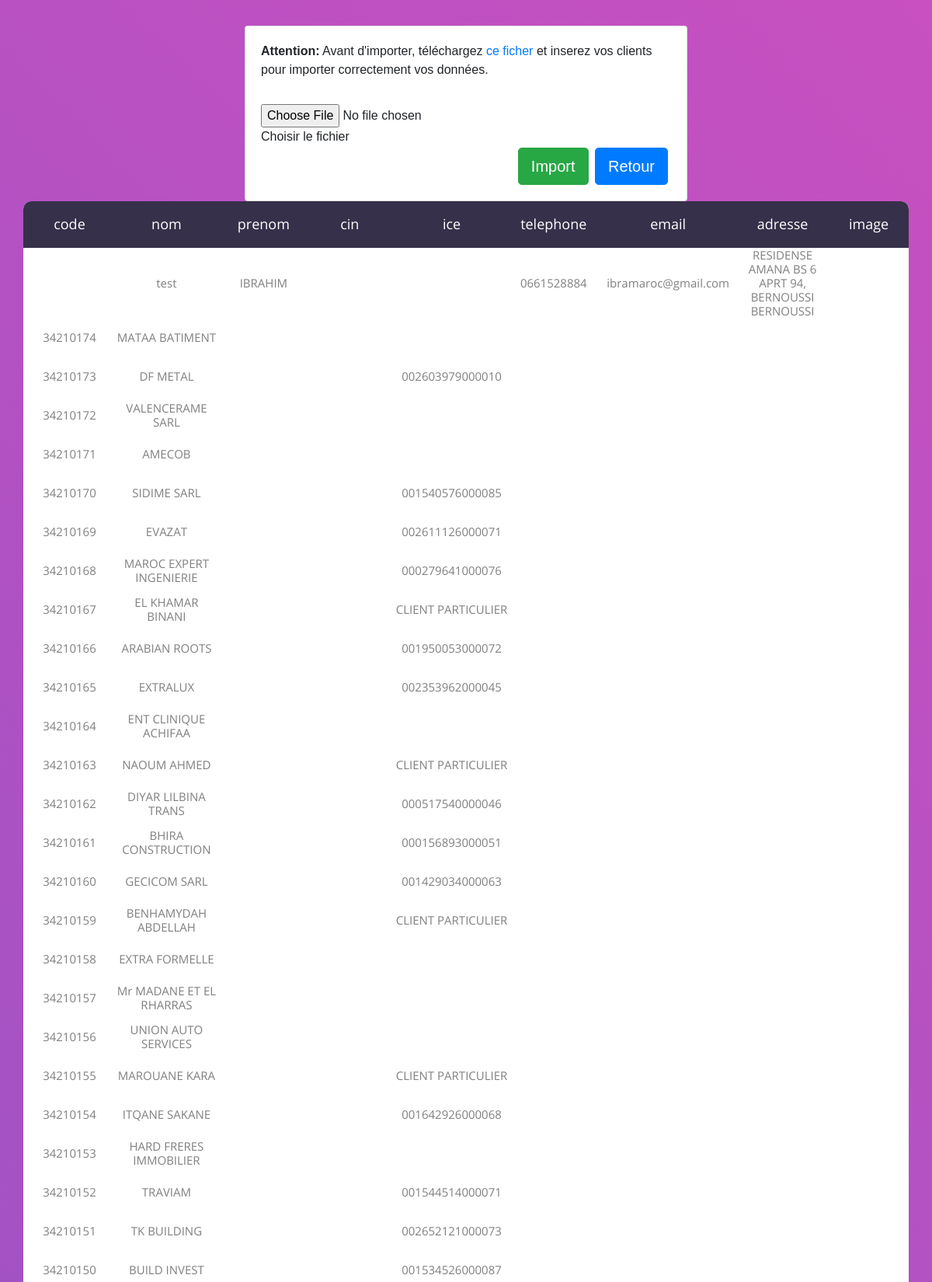
The page /import.php (upper part) on the database its author committed.
### tables this page shows
CREATE TABLE `client` (
  `id_client` int(255) NOT NULL,
  `code` varchar(255) DEFAULT NULL,
  `nom` varchar(255) DEFAULT NULL,
  `prenom` varchar(255) DEFAULT NULL,
  `nom_prenom_ar` varchar(255) DEFAULT NULL,
  `cin` varchar(225) DEFAULT NULL,
  `ice` varchar(255) DEFAULT NULL,
  `telephone` varchar(255) DEFAULT NULL,
  `email` varchar(255) DEFAULT NULL,
  `adresse` varchar(250) DEFAULT NULL,
  `image` varchar(100) DEFAULT NULL,
  `date_creation` date DEFAULT NULL,
  `remarque` text DEFAULT NULL,
  `id_user` int(11) DEFAULT NULL,
  `archive` tinyint(1) DEFAULT 0,
  `date_archive` date DEFAULT NULL,
  `id_archiveur` int(11) DEFAULT NULL,
  `type_compte` int(11) DEFAULT 0,
  `plafond` double DEFAULT NULL,
  `plafond2` double DEFAULT NULL
);

### import.php (the view, shortened to what this page needs)
<!DOCTYPE html>
<html lang="en">
<head>
    <link rel="stylesheet" type="text/css" href="main/vendor/bootstrap/css/bootstrap.min.css">
    <link rel="stylesheet" type="text/css" href="main/fonts/font-awesome-4.7.0/css/font-awesome.min.css">
    <link rel="stylesheet" type="text/css" href="main/vendor/animate/animate.css">
    <link rel="stylesheet" type="text/css" href="main/vendor/select2/select2.min.css">
    <link rel="stylesheet" type="text/css" href="main/vendor/perfect-scrollbar/perfect-scrollbar.css">
    <link rel="stylesheet" type="text/css" href="main/css/util.css">
    <link rel="stylesheet" type="text/css" href="main/css/main.css">
</head>
<body>
    <div class="limiter">
        <div class="container-table100">
            <div class="row" style="width: 600px;">
                <div class="col align-self-start">
                    <div class="card mb-12">
                        <div class="card-body">
                                <form action="#" method="post" name="frmExcelImport" id="frmExcelImport" enctype="multipart/form-data">
                                    <div class="form-row">
                                        <div class="form-group col-md-12">
                                            <label for="image"><span style="font-weight: bold;">Attention:</span> Avant d'importer, téléchargez <a href="<?php echo BASE_URL."views/client/clients.xlsx" ?>">ce ficher</a> et inserez vos clients pour importer correctement vos données. </label>
                                            <br><br>
                                            <div class="input-group">
                                                <div class="custom-file">
                                                    <input type="file" class="" name="file" id="file" accept=".xls,.xlsx">
                                                    <label class="custom-file-label" for="image">Choisir le fichier</label>
                                                </div>
                                            </div>
                                        </div>
                                    </div>
                                    <div class="float-sm-right text-zero" style="margin: auto;">
                                        <button type="submit" id="submit" name="import" class="btn btn-success btn-lg  mr-1 ">Import</button>
                                        <a href="<?php echo BASE_URL; ?>" class="btn btn-primary btn-lg  mr-1 " style="color: #fff">Retour</a>
                                    </div>
                                </form>
                        </div>
                    </div>
                </div>
            </div>
        <?php
        $conn = mysqli_connect(SERVER,USER,PASSWORD,DATABASE);
        ?>
        <div class="wrap-table100">
                <div class="table100">
                    <?php
                        $sqlSelect = "SELECT * from client group BY id_client desc";
                        $result = mysqli_query($conn, $sqlSelect);
                    if (mysqli_num_rows($result) > 0)
                    {
                    ?>
                    <table>
                        <thead>
                            <tr class="table100-head">
                                <th style="width: 100px;text-align: center;">code</th>
                                <th style="width: 100px;text-align: center;">nom</th>
                                <th style="width: 100px;text-align: center;">prenom</th>
                                <th style="width: 100px;text-align: center;">cin</th>
                                <th style="width: 100px;text-align: center;">ice</th>
                                <th style="width: 100px;text-align: center;">telephone</th>
                                <th style="width: 100px;text-align: center;">email</th>
                                <th style="width: 100px;text-align: center;">adresse</th>
                                <th style="width: 100px;text-align: center;">image</th>
                            </tr>
                        </thead>
                    <?php
                        while ($row = mysqli_fetch_array($result)) {
                    ?>
                        <tbody>
                            <tr>
                                <td style="width: 100px;text-align: center;"><?php  echo $row['code']; ?></td>
                                <td style="width: 100px;text-align: center;"><?php  echo $row['nom']; ?></td>
                                <td style="width: 100px;text-align: center;"><?php  echo $row['prenom']; ?></td>
                                <td style="width: 100px;text-align: center;"><?php  echo $row['cin']; ?></td>
                                <td style="width: 100px;text-align: center;"><?php  echo $row['ice']; ?></td>
                                <td style="width: 100px;text-align: center;"><?php  echo $row['telephone']; ?></td>
                                <td style="width: 100px;text-align: center;"><?php  echo $row['email']; ?></td>
                                <td style="width: 100px;text-align: center;"><?php  echo $row['adresse']; ?></td>
                                <td style="width: 100px;text-align: center;"><?php  echo $row['image']; ?></td>
                            </tr>
                    <?php
                        }
                    ?>
                        </tbody>
                    </table>
                    <?php
                    }
                    ?>
                </div>
            </div>
        </div>
    </div>
</body>
</html>

### main/css/main.css (style rules this page uses)
* { margin: 0px; padding: 0px; box-sizing: border-box; }
body, html { height: 100%; font-family: sans-serif; }
a { margin: 0px; transition: all 0.4s; -webkit-transition: all 0.4s; -o-transition: all 0.4s; -moz-transition: all 0.4s; }
input { display: block; outline: none; border: none !important; }
button { outline: none !important; border: none; background: transparent; }
.limiter { width: 100%; margin: 0 auto; }
.container-table100 { width: 100%; min-height: 100vh; background: #c850c0; background: -webkit-linear-gradient(45deg, #4158d0, #c850c0); background: -o-linear-gradient(45deg, #4158d0, #c850c0); background: -moz-linear-gradient(45deg, #4158d0, #c850c0); background: linear-gradient(45deg, #4158d0, #c850c0); display: -webkit-box; display: -webkit-flex; display: -moz-box; display: -ms-flexbox; display: flex; align-items: center; justify-content: center; flex-wrap: wrap; padding: 33px 30px; }
.wrap-table100 { width: 1170px; }
table { border-spacing: 1; border-collapse: collapse; background: white; border-radius: 10px; overflow: hidden; width: 100%; margin: 0 auto; position: relative; }
table * { position: relative; }
table td, table th { padding-left: 8px; }
table thead tr { height: 60px; background: #36304a; }
table tbody tr { height: 50px; }
table tbody tr:last-child { border: 0; }
table td, table th { text-align: left; }
.table100-head th { font-family: OpenSans-Regular; font-size: 18px; color: #fff; line-height: 1.2; font-weight: unset; }
tbody tr { font-family: OpenSans-Regular; font-size: 15px; color: #808080; line-height: 1.2; font-weight: unset; }

### rows shown on the page
client: nom "test", prenom "IBRAHIM", telephone "0661528884", email "ibramaroc@gmail.com", adresse "RESIDENSE AMANA BS 6 APRT 94, BERNOUSSI BERNOUSSI"
client: code "34210174", nom "MATAA BATIMENT"
client: code "34210173", nom "DF METAL", ice "002603979000010"
client: code "34210172", nom "VALENCERAME SARL"
client: code "34210171", nom "AMECOB"
client: code "34210170", nom "SIDIME SARL", ice "001540576000085"
client: code "34210169", nom "EVAZAT", ice "002611126000071"
client: code "34210168", nom "MAROC EXPERT INGENIERIE", ice "000279641000076"
client: code "34210167", nom "EL KHAMAR BINANI", ice "CLIENT PARTICULIER"
client: code "34210166", nom "ARABIAN ROOTS", ice "001950053000072"
client: code "34210165", nom "EXTRALUX", ice "002353962000045"
client: code "34210164", nom "ENT CLINIQUE ACHIFAA"
client: code "34210163", nom "NAOUM AHMED", ice "CLIENT PARTICULIER"
client: code "34210162", nom "DIYAR LILBINA TRANS", ice "000517540000046"
client: code "34210161", nom "BHIRA CONSTRUCTION", ice "000156893000051"
client: code "34210160", nom "GECICOM SARL", ice "001429034000063"
client: code "34210159", nom "BENHAMYDAH ABDELLAH", ice "CLIENT PARTICULIER"
client: code "34210158", nom "EXTRA FORMELLE"
client: code "34210157", nom "Mr MADANE ET EL RHARRAS"
client: code "34210156", nom "UNION AUTO SERVICES"
client: code "34210155", nom "MAROUANE KARA", ice "CLIENT PARTICULIER"
client: code "34210154", nom "ITQANE SAKANE", ice "001642926000068"
client: code "34210153", nom "HARD FRERES IMMOBILIER"
client: code "34210152", nom "TRAVIAM", ice "001544514000071"
client: code "34210151", nom "TK BUILDING", ice "002652121000073"
client: code "34210150", nom "BUILD INVEST", ice "001534526000087"
